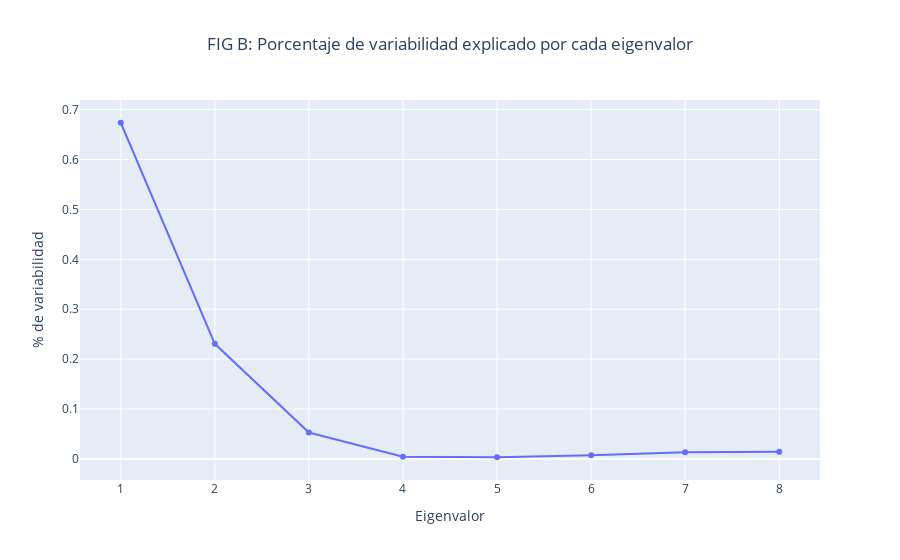

Notebook code cell kept with this figure:
### Code cell
percentage_per_eigenvalue = []
cumsum_percentage = []
total_variance = np.sum(eig_values)
for i in range(eig_values.shape[0]):
    percentage = eig_values[i] / total_variance
    percentage_per_eigenvalue.append(percentage)
    cumsum_percentage.append(np.sum(percentage_per_eigenvalue))
    
percentage_per_eigenvalue = np.array(percentage_per_eigenvalue)


fig = go.Figure(
    data=[
        go.Scatter(
            x=[1,2,3,4,5,6,7,8], y=percentage_per_eigenvalue
        )
    ]
)
fig.update_layout(
    title= dict(
        text='FIG B: Porcentaje de variabilidad explicado por cada eigenvalor',
        xref='container', x=0.5),
    xaxis=dict(
        title='Eigenvalor'
    ), 
    yaxis=dict(
        title='% de variabilidad'
    ),
    showlegend=False,
    barmode='stack'
)
fig.show()

### Figure 1 — Plotly figure (JSON) as saved in the notebook; plotly's stock layout.template omitted (floating-point values rounded to 4 significant figures)
{"data": [{"type": "scatter", "x": [1, 2, 3, 4, 5, 6, 7, 8], "y": [0.6736, 0.2307, 0.05289, 0.004466, 0.003401, 0.007425, 0.01324, 0.01432]}], "layout": {"barmode": "stack", "showlegend": false, "title": {"text": "FIG B: Porcentaje de variabilidad explicado por cada eigenvalor", "x": 0.5, "xref": "container"}, "xaxis": {"title": {"text": "Eigenvalor"}}, "yaxis": {"title": {"text": "% de variabilidad"}}}}
